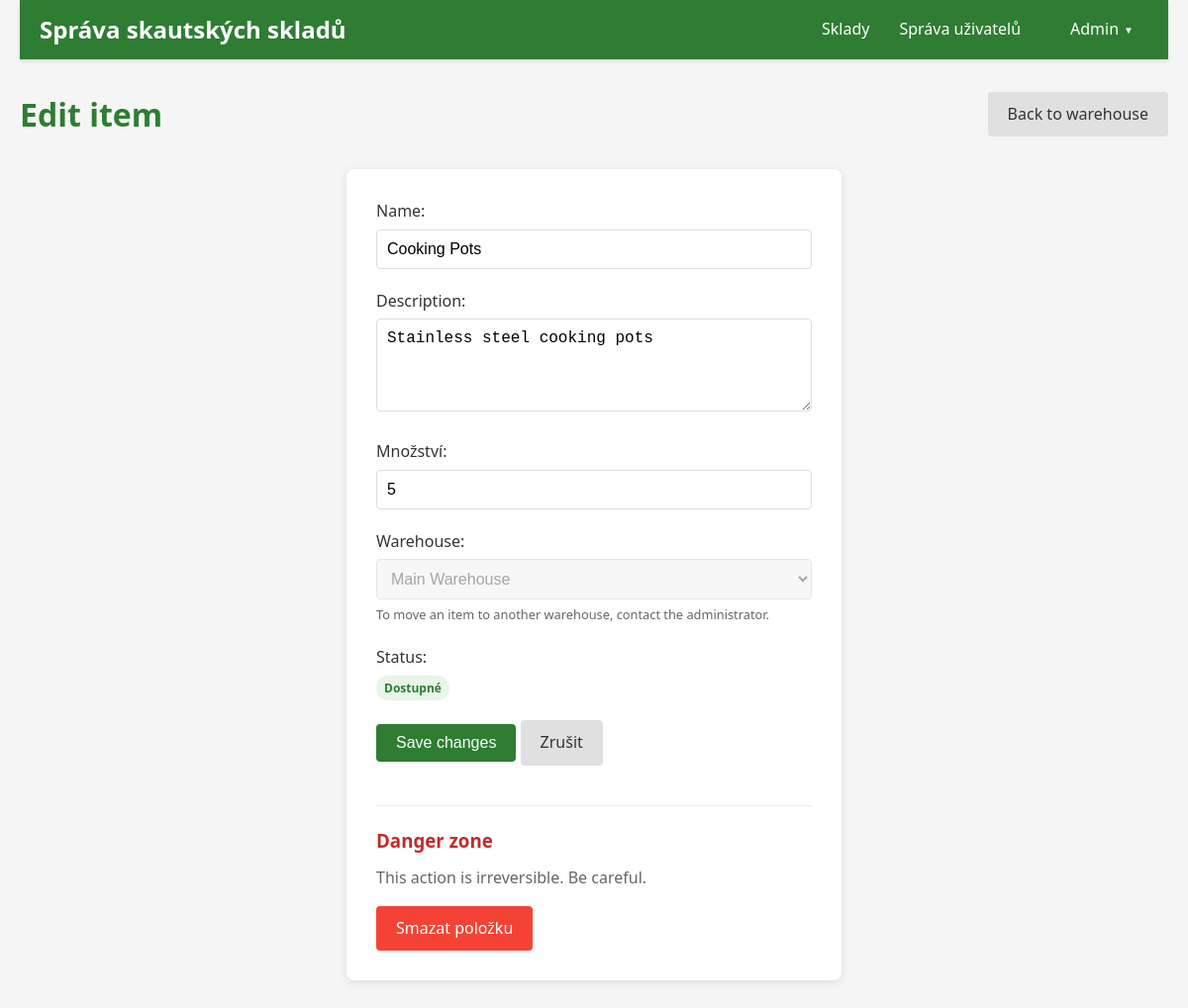
Page /edit_item.php?id=2 (signed in) on the committed database.
### tables this page shows
CREATE TABLE items (
    id INT AUTO_INCREMENT PRIMARY KEY,
    warehouse_id INT NOT NULL,
    name VARCHAR(100) NOT NULL,
    description TEXT,
    quantity INT NOT NULL DEFAULT 1,
    is_borrowed TINYINT(1) DEFAULT 0,
    borrowed_by INT DEFAULT NULL,
    borrowed_at TIMESTAMP NULL DEFAULT NULL,
    created_by INT,
    created_at TIMESTAMP DEFAULT CURRENT_TIMESTAMP,
    division_id INT,
    FOREIGN KEY (warehouse_id) REFERENCES warehouses(id) ON DELETE CASCADE,
    FOREIGN KEY (borrowed_by) REFERENCES users(id) ON DELETE SET NULL,
    FOREIGN KEY (created_by) REFERENCES users(id) ON DELETE SET NULL,
    FOREIGN KEY (division_id) REFERENCES divisions(id) ON DELETE SET NULL
);

### edit_item.php (the view, shortened to what this page needs)
<?php
require_once 'config/database.php';
$item_id = $_GET['id'];
$is_admin = isset($_SESSION['is_admin']) && $_SESSION['is_admin'] ? true : false;
$stmt = $pdo->prepare("
    SELECT i.*, w.name AS warehouse_name, w.id AS warehouse_id
    FROM items i
    JOIN warehouses w ON i.warehouse_id = w.id
    WHERE i.id = ?
");
$stmt->execute([$item_id]);
$item = $stmt->fetch();
$stmt = $pdo->query("SELECT id, name FROM warehouses ORDER BY name");
$warehouses = $stmt->fetchAll();
?>
<!DOCTYPE html>
<html lang="cs">
<head>
    <link rel="stylesheet" href="css/style.css">
</head>
<body>
    <div class="container">
        <?php include 'includes/header.php'; ?>
        <div class="content">
            <div class="page-header">
                <h1>Edit item</h1>
                <a href="warehouse.php?id=<?php echo $item['warehouse_id']; ?>" class="btn btn-secondary">Back to warehouse</a>
            </div>
            <div class="form-container">
                <form method="POST" action="edit_item.php?id=<?php echo $item_id; ?>">
                    <div class="form-group">
                        <label for="name">Name:</label>
                        <input type="text" id="name" name="name" value="<?php echo htmlspecialchars($item['name']); ?>" required>
                    </div>
                    <div class="form-group">
                        <label for="description">Description:</label>
                        <textarea id="description" name="description" rows="4"><?php echo htmlspecialchars($item['description']); ?></textarea>
                    </div>
                    <div class="form-group">
                        <label for="quantity">Množství:</label>
                        <input type="number" id="quantity" name="quantity" value="<?php echo $item['quantity']; ?>" min="1" <?php echo $item['is_borrowed'] ? 'disabled' : ''; ?>>
                    </div>
                    <div class="form-group">
                        <label for="warehouse">Warehouse:</label>
                        <select id="warehouse" disabled>
                            <?php foreach($warehouses as $warehouse): ?>
                                <option value="<?php echo $warehouse['id']; ?>" <?php echo $warehouse['id'] == $item['warehouse_id'] ? 'selected' : ''; ?>>
                                    <?php echo htmlspecialchars($warehouse['name']); ?>
                                </option>
                            <?php endforeach; ?>
                        </select>
                        <small>To move an item to another warehouse, contact the administrator.</small>
                    </div>
                    <div class="form-group">
                        <label>Status:</label>
                        <div>
                            <?php if($item['is_borrowed']): ?>
                                <span class="status-borrowed">Borrowed</span>
                                <p class="borrow-info">
                                    <?php
                                    $stmt = $pdo->prepare("SELECT name FROM users WHERE id = ?");
                                    $stmt->execute([$item['borrowed_by']]);
                                    $borrower = $stmt->fetch();
                                    echo "Borrowed by user: " . htmlspecialchars($borrower['name']);
                                    echo "<br>Date of borrowing: " . date('d.m.Y H:i', strtotime($item['borrowed_at']));
                                    ?>
                                </p>
                            <?php else: ?>
                                <span class="status-available">Dostupné</span>
                            <?php endif; ?>
                        </div>
                    </div>
                    <div class="form-group">
                        <button type="submit" class="btn btn-primary">Save changes</button>
                        <a href="warehouse.php?id=<?php echo $item['warehouse_id']; ?>" class="btn btn-secondary">Zrušit</a>
                    </div>
                </form>
                <?php if(!$item['is_borrowed'] && ($is_admin || $_SESSION['user_id'] == $item['created_by'])): ?>
                <div class="danger-zone">
                    <h3>Danger zone</h3>
                    <p>This action is irreversible. Be careful.</p>
                    <a href="delete_item.php?id=<?php echo $item_id; ?>" class="btn btn-danger" onclick="return confirm('Do you really want to delete this item?')">Smazat položku</a>
                </div>
                <?php endif; ?>
            </div>
        </div>
    </div>
</body>
</html>

### css/style.css (style rules this page uses)
* { margin: 0; padding: 0; box-sizing: border-box; }
body { font-family: 'Segoe UI', Tahoma, Geneva, Verdana, sans-serif; line-height: 1.6; color: #333; background-color: #f5f5f5; }
.container { max-width: 1200px; margin: 0 auto; padding: 0 20px; }
a { color: #2e7d32; text-decoration: none; }
.content { padding: 30px 0; }
.page-header { display: flex; justify-content: space-between; align-items: center; margin-bottom: 30px; }
.page-header h1 { font-size: 2rem; color: #2e7d32; }
.login-form, .form-container { max-width: 500px; margin: 0 auto; background-color: white; padding: 30px; border-radius: 8px; box-shadow: 0 2px 10px rgba(0, 0, 0, 0.1); }
.form-group { margin-bottom: 20px; }
.form-group label { display: block; margin-bottom: 5px; font-weight: 500; }
.form-group input, .form-group textarea, .form-group select { width: 100%; padding: 10px; border: 1px solid #ddd; border-radius: 4px; font-size: 1rem; }
.form-group textarea { resize: vertical; }
.btn { display: inline-block; padding: 10px 20px; border: none; border-radius: 4px; font-size: 1rem; cursor: pointer; text-decoration: none; text-align: center; transition: background-color 0.3s; }
.btn-primary { background-color: #2e7d32; color: white; }
.btn-secondary { background-color: #e0e0e0; color: #333; }
.status-available, .status.available { display: inline-block; padding: 3px 8px; background-color: #e8f5e9; color: #2e7d32; border-radius: 12px; font-size: 0.75rem; font-weight: 600; }
.btn-danger { background-color: #f44336; color: white; }
.danger-zone { margin-top: 40px; padding-top: 20px; border-top: 1px solid #eee; }
.danger-zone h3 { color: #c62828; margin-bottom: 10px; }
.danger-zone p { margin-bottom: 15px; color: #666; }
input:disabled, select:disabled { background-color: #f5f5f5; cursor: not-allowed; }
small { display: block; margin-top: 5px; color: #666; font-size: 0.8rem; }

### rows in the picture
items: name "Cooking Pots", description "Stainless steel cooking pots", quantity "5"

### other values in the picture
$_SESSION['user_name'] "Admin"
form field value "Main Warehouse"
